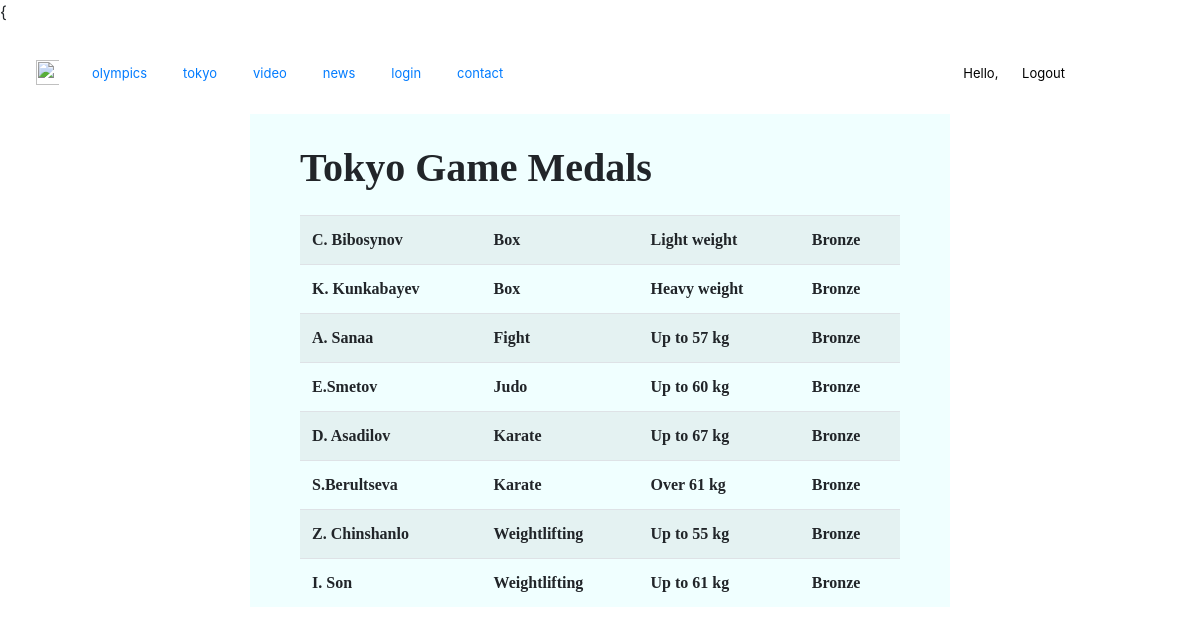
Page /tokyo/ (signed in) on the committed database.
### myapp/models.py (models this page shows)
class Tag(models.Model):
    page = models.CharField(max_length=20)

class Tokyo(models.Model):
    fullname = models.CharField(max_length=55)
    sport = models.CharField(max_length=55)
    category = models.CharField(max_length=55)
    medal = models.CharField(max_length=55)

### myapp/views.py (the view)
# urls.py: path('tokyo/', views.tokyo),
@login_required(login_url='login')
def tokyo(request):
    return render(request, 'myapp/tokyo.html')

### myapp/templatetags/poll_extras.py (called while the page is built)
@register.simple_tag(name="getcats")
def get_categories():
    return Tokyo.objects.all()

@register.inclusion_tag('myapp/banner.html')
def show_categories():
    tag = Tag.objects.all()
    return {'tag': tag}

### myapp/templates/myapp/tokyo.html (shortened to what this page needs)
{% load poll_extras %}
<!DOCTYPE html>
<html lang="en">
<head>
	<link rel="stylesheet" href="https://cdn.jsdelivr.net/npm/bootstrap@4.6.0/dist/css/bootstrap.min.css">
    <link href="https://cdn.jsdelivr.net/npm/bootstrap-icons@1.5.0/font/bootstrap-icons.css" rel="stylesheet" />
    {% load static %}
    <link type="text/css" href="{% static 'myapp/css/tokyo.css' %}"  rel = "stylesheet"  />
</head>
<body>
    {{% show_categories %}
    <div class="page2">
        <h1>Tokyo Game Medals</h1>
        <table class="table table-striped table-hover">
            {% getcats as inf2 %}
            {% for r in inf2 %}
            <tr>
                <th>
                    {{r.fullname}}
                </th>
                <th>{{r.sport}}</th>
                <th>{{r.category}}</th>
                <th>{{r.medal}}</th>
            </tr>
            {% endfor %}
        </table>
    </div>
</body>
</html>

### myapp/templates/myapp/banner.html (shortened to what this page needs)
<div class="content">
    <div class="test">
        <div class = "banner">
            <div><a href = "http://127.0.0.1:8000"><img src="https://st4.depositphotos.com/38197074/41925/v/600/depositphotos_419252276-stock-illustration-initial-letter-vector-logo-icon.jpg" alt="" width="115%" height="85%"></a></div>
            {% for t in tag  %}
            <div><a href="http://127.0.0.1:8000/{{t.page}}/"><text style="font-size: small">{{t.page}}</text></a></div>
            {% endfor %}
            <div style="margin-left:460px">
                <span class="hello-msg">Hello, {{request.user}}</span>
                <span><a class="hello-msg" href="{% url 'logout' %}">Logout</a></span>
            </div>
        </div>
    </div>
</div>

### myapp/static/myapp/css/tokyo.css (style rules this page uses)
* { box-sizing: border-box; }
.content { height: 90px; }
.banner { display: flex; }
.banner div { margin-left: 3%; margin-top: 3%; height:35px; }
.page2 { background-color: rgb(240, 255, 255); margin: 0 250px; padding: 0 50px; font-family: "Trirong", serif; }
.page2 h1 { padding: 30px 0 15px; font-weight: 900; }

### myapp/templates/myapp/banner.html (style rules this page uses)
.hello-msg { font-size: small; color: black; margin-right: 20px; }

### rows in the picture
Tag: page "olympics"
Tag: page "tokyo"
Tag: page "video"
Tag: page "news"
Tag: page "login"
Tag: page "contact"
Tokyo: fullname "C. Bibosynov", sport "Box", category "Light weight", medal "Bronze"
Tokyo: fullname "K. Kunkabayev", sport "Box", category "Heavy weight", medal "Bronze"
Tokyo: fullname "A. Sanaa", sport "Fight", category "Up to 57 kg", medal "Bronze"
Tokyo: fullname "E.Smetov", sport "Judo", category "Up to 60 kg", medal "Bronze"
Tokyo: fullname "D. Asadilov", sport "Karate", category "Up to 67 kg", medal "Bronze"
Tokyo: fullname "S.Berultseva", sport "Karate", category "Over 61 kg", medal "Bronze"
Tokyo: fullname "Z. Chinshanlo", sport "Weightlifting", category "Up to 55 kg", medal "Bronze"
Tokyo: fullname "I. Son", sport "Weightlifting", category "Up to 61 kg", medal "Bronze"
